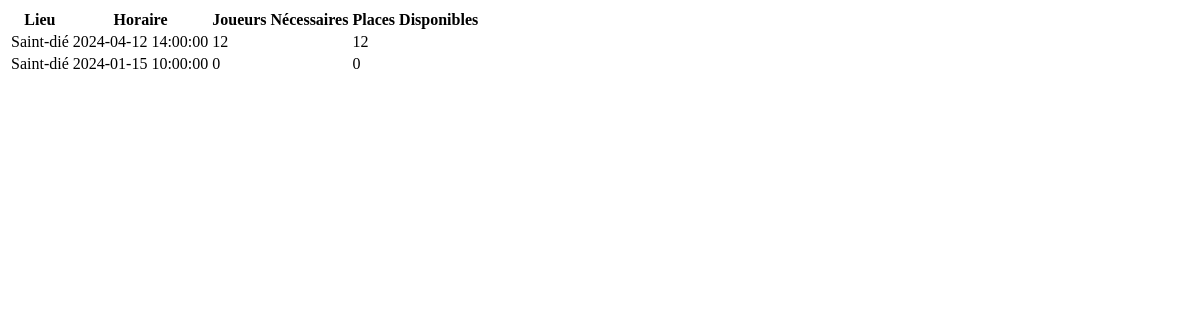
The page /bin/afficher_competitions.php on the database as committed earlier.
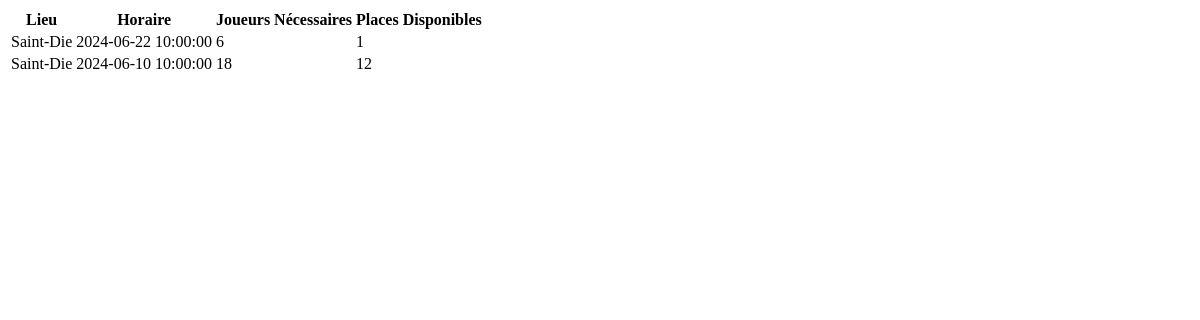
The same page on the database as committed later.
### tables this page shows
CREATE TABLE `competitions` (
  `id` int(11) NOT NULL,
  `lieu` varchar(255) NOT NULL,
  `horaire` datetime NOT NULL,
  `joueurs_necessaires` int(11) NOT NULL,
  `places_disponibles` int(11) NOT NULL
);

### bin/afficher_competitions.php (the view, shortened to what this page needs)
<?php include 'connexion.php'; ?>
<!DOCTYPE html>
<html lang="fr">
<head>
</head>
<body>
    <?php
    $sql = "SELECT * FROM competitions";
    $result = $conn->query($sql);
    if ($result->num_rows > 0) {
        echo "<table>";
        echo "<tr><th>Lieu</th><th>Horaire</th><th>Joueurs Nécessaires</th><th>Places Disponibles</th></tr>";
        while ($row = $result->fetch_assoc()) {
            echo "<tr>";
            echo "<td>" . $row['lieu'] . "</td>";
            echo "<td>" . $row['horaire'] . "</td>";
            echo "<td>" . $row['joueurs_necessaires'] . "</td>";
            echo "<td>" . $row['places_disponibles'] . "</td>";
            echo "</tr>";
        }
        echo "</table>";
    } else {
        echo "Aucune compétition pour le moment.";
    }
    ?>
</body>
</html>

Rows that differ between the two databases and show on the page:
removed competitions: lieu "Saint-dié", horaire "2024-04-12 14:00:00", joueurs_necessaires "12", places_disponibles "12"
removed competitions: lieu "Saint-dié", horaire "2024-01-15 10:00:00", joueurs_necessaires "0", places_disponibles "0"
added competitions: lieu "Saint-Die", horaire "2024-06-22 10:00:00", joueurs_necessaires "6", places_disponibles "1"
added competitions: lieu "Saint-Die", horaire "2024-06-10 10:00:00", joueurs_necessaires "18", places_disponibles "12"
